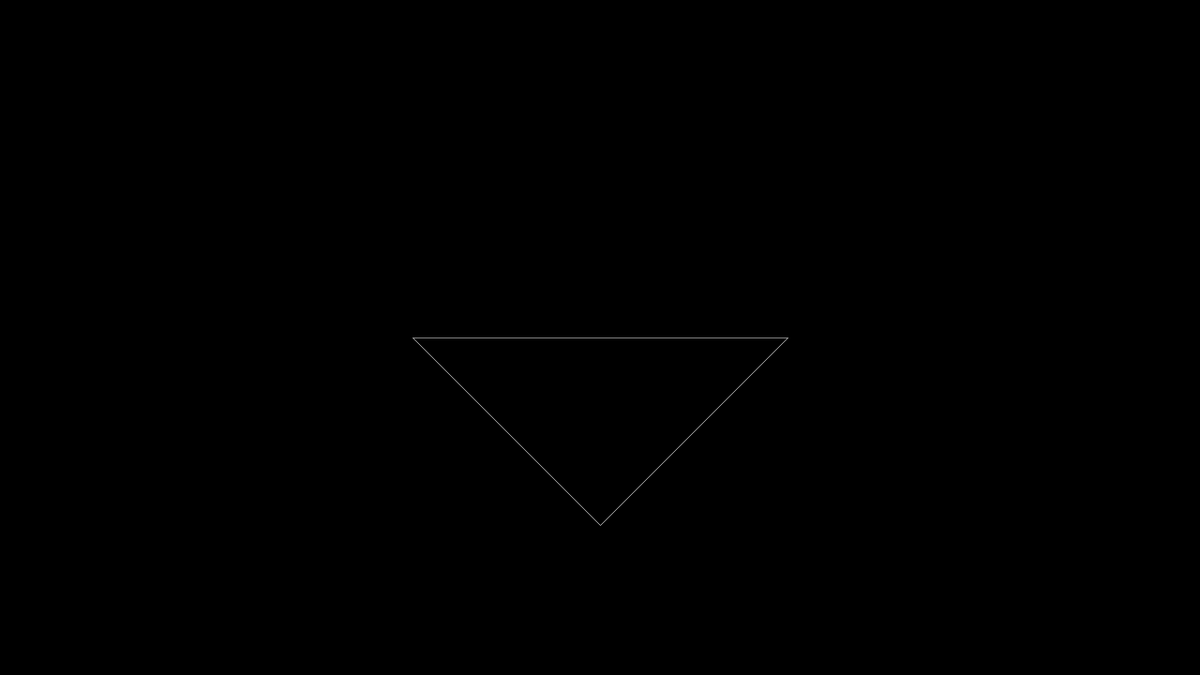
Frame 1 (no input)
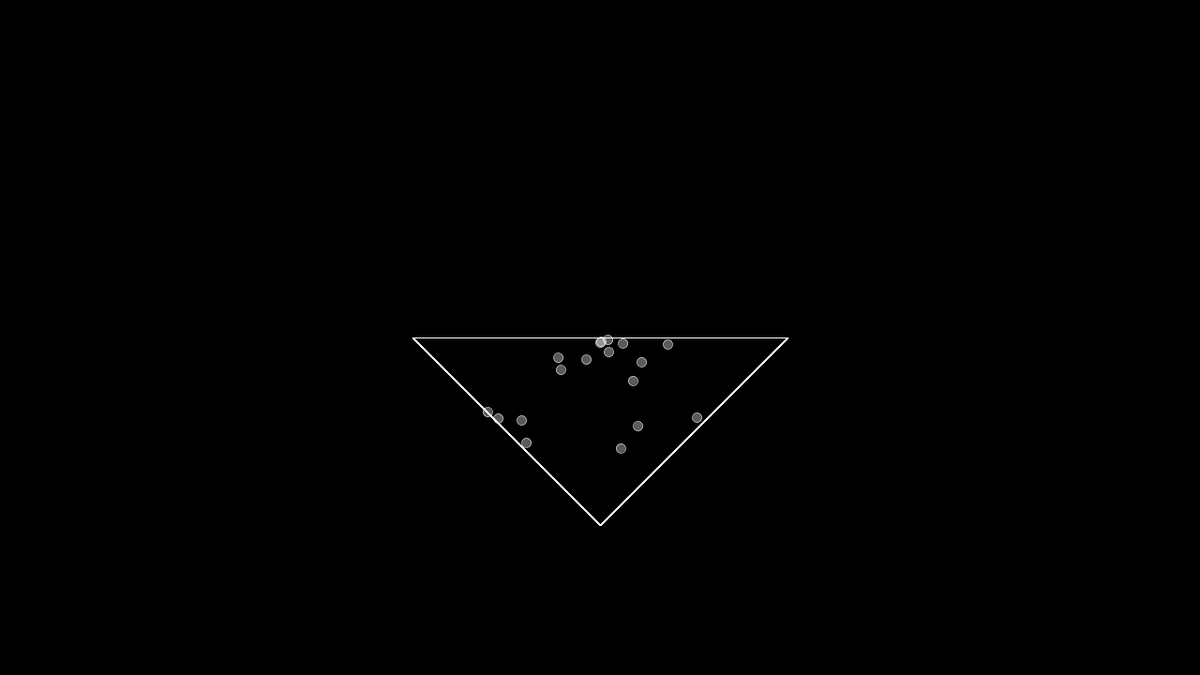
Frame 60 (the mouse pressed at the canvas centre just before this capture)
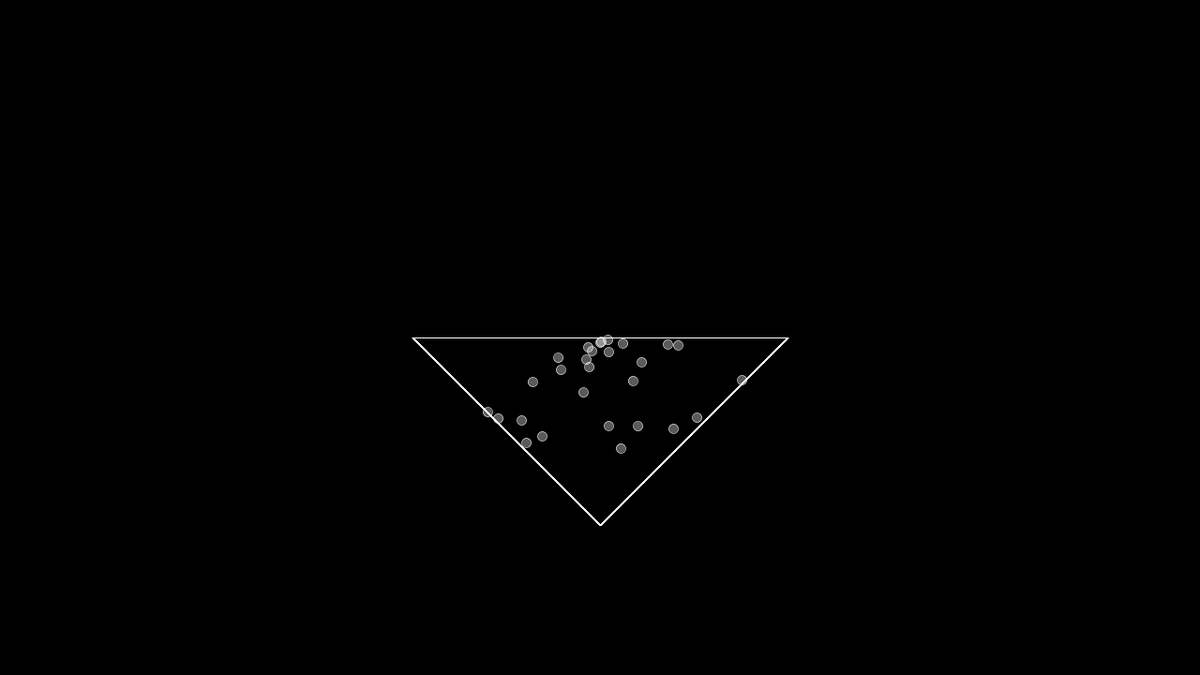
Frame 120 (the mouse held since frame 60 and released just before this capture)

The Processing sketch that drew these frames (run headless with seeded random() and noise(); from frame 60 on, the mouse is pressed at the canvas centre):

// Processing sketch: PointInPolygonTesting
// ── PointInPolygonTesting.pde
import java.util.Collections;
void ptSetinPolygon(ArrayList<PVector> vertices, ArrayList<PVector> pts, ArrayList<PVector> out){
  //point in convex polygon testing
  for (int i = 0; i < pts.size(); i++){
    //get min max y for x test y interior for pt in pts
    boolean test1 = false;
    ArrayList<ArrayList<PVector>> edges = new ArrayList<ArrayList<PVector>>();
    for (int j = 0; j < vertices.size(); j++){
      test1 = false;
      ArrayList<PVector> edge = new ArrayList<PVector>();
      float yi = vertices.get(j).y;
      float nyi = vertices.get((j+1)% vertices.size()).y;
      float py = pts.get(i).y;
      boolean e1 = yi <= py;
      boolean e2 = py <= nyi;
      boolean e3 = yi >= py;
      boolean e4 = py >= nyi;
      if (e1 && e2) {
        test1 = true;
        edge.add(vertices.get(j));
        edge.add(vertices.get((j+1)% vertices.size()));
        edges.add(edge);
      }
      if (e3 && e4 && !test1){
  
        edge.add(vertices.get(j));
        edge.add(vertices.get((j+1)% vertices.size()));
        edges.add(edge);
      }
    }
    if (edges.size() == 2){
      ArrayList<PVector> edg1 = edges.get(0);
      ArrayList<PVector> edg2 = edges.get(1);
      float x1 = xfromLine(edg1.get(0), edg1.get(1), pts.get(i).y);
      float x2 = xfromLine(edg2.get(0), edg2.get(1), pts.get(i).y);
      boolean e1 = min(x1,x2) <= pts.get(i).x;
      boolean e2 = pts.get(i).x <= max(x1,x2); 
      if ( e1 && e2){
        out.add(pts.get(i));
      }
    }
  }
}

float xfromLine(PVector p1, PVector p2, float y){
  return (p2.x-p1.x)*(y-p1.y)/(p2.y-p1.y)+p1.x;
}

void createNGon(ArrayList<PVector> pos, PShape s){
  s.beginShape();
  for (int i = 0; i < pos.size(); i++){
    s.vertex(pos.get(i).x, pos.get(i).y);
  }
  s.stroke(255);
  s.strokeWeight(.5);
  s.noFill();
  s.endShape(CLOSE);
}

ArrayList<PVector> verts = new ArrayList<PVector>();
PShape s1;
void setup(){
  size(1280,720);
  background(0);
  PVector[] vertices = {new PVector(0.0,200.0,0.0), new PVector(200.0,0.0,0.0),
                        new PVector(-200.0,0.0,0.0)};
  Collections.addAll(verts,vertices);
  s1 = createShape();
  createNGon(verts, s1);
}
void draw(){
  fill(0,2);
  float angle = random(PI*2.0);
  float radius = random(300.0);
  PVector t = new PVector(radius, 0.0,0.0);
  t.rotate(angle);
  //println(t);
  ArrayList<PVector> pts = new ArrayList<PVector>();
  pts.add(t);
  ArrayList<PVector> out = new ArrayList<PVector>();
  ptSetinPolygon(verts, pts, out);
  translate(1280.0/2.0, 720.0/2.0);
  stroke(255);
  strokeWeight(.5);
  noFill();
  triangle(verts.get(0).x, verts.get(0).y, verts.get(1).x, verts.get(1).y, verts.get(2).x,
           verts.get(2).y);
  //shape(s1,0.0,0.0);

  if (out.size() != 0){
    fill(255,90);
    ellipse(t.x,t.y, 10.0,10.0);
    //println(t);
  }
}
